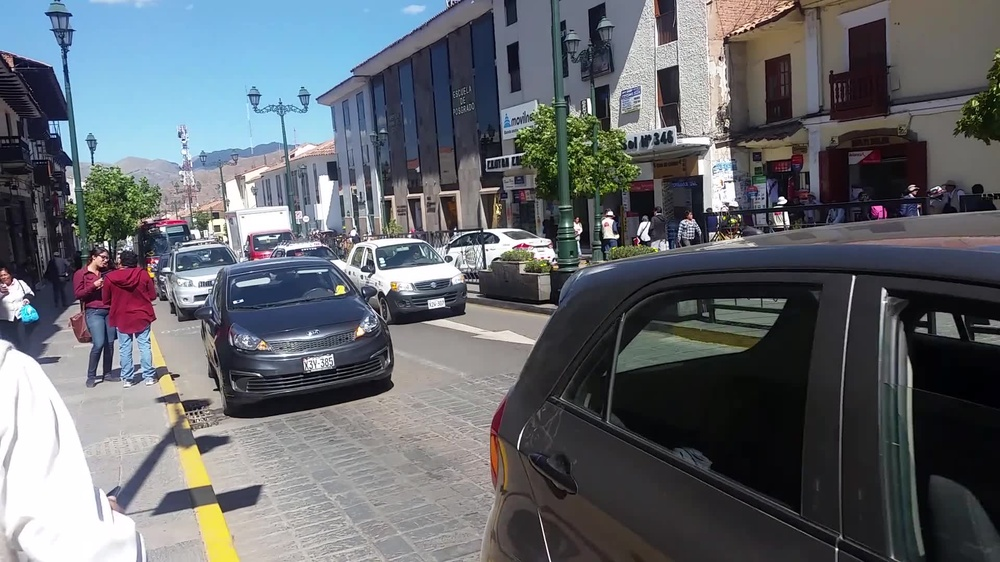
#> input picture Dataset Imagenes/00002.jpg, 1000 x 562 px, shrunk from 1920 x 1080 before the run
$ python SaliencyOptimization.py '../../Dataset Imagenes/00002.jpg'
#> lines starting #> are read from the running program, lines starting #| are printed output that depends on the picture
import sys
import cv2
import numpy as np
import math
import networkx as nx
import matplotlib.pyplot as plt

from slic_segmentation import *

from skimage.util import img_as_float
from skimage.color import rgb2gray
from skimage.color import gray2rgb
from skimage.color import rgb2lab
from skimage.segmentation import slic
import scipy.spatial.distance


def S(x1,x2,geodesic,sigma_clr=10):
	return math.exp(-pow(geodesic[x1,x2],2)/(2*sigma_clr*sigma_clr))

# [21 lines left out: functions compute_saliency_cost, path_length, not called in this run]

def make_graph(grid):
	# get unique labels
	vertices = np.unique(grid)

	# map unique labels to [1,...,num_labels]
	reverse_dict = dict(zip(vertices,np.arange(len(vertices))))
	grid = np.array([reverse_dict[x] for x in grid.flat]).reshape(grid.shape)

	# create edges
	down = np.c_[grid[:-1, :].ravel(), grid[1:, :].ravel()]
	right = np.c_[grid[:, :-1].ravel(), grid[:, 1:].ravel()]
	all_edges = np.vstack([right, down])
	all_edges = all_edges[all_edges[:, 0] != all_edges[:, 1], :]
	all_edges = np.sort(all_edges,axis=1)
	num_vertices = len(vertices)
	edge_hash = all_edges[:,0] + num_vertices * all_edges[:, 1]
	# find unique connections
	edges = np.unique(edge_hash)
	# undo hashing

	edges = [[vertices[x%num_vertices],
			  vertices[x//num_vertices]] for x in edges]

	return vertices, edges


def get_saliency_rbd(img_path):

	# Saliency map calculation based on:
	# Saliency Optimization from Robust Background Detection, Wangjiang Zhu, Shuang Liang, Yichen Wei and Jian Sun, IEEE Conference on Computer Vision and Pattern Recognition (CVPR), 2014

#> called with img_path = '../../Dataset Imagenes/00002.jpg'
	img = cv2.imread(img_path)
#> img is the input picture: shape (562, 1000, 3); mean B, G, R 108.5, 102.9, 98.9
	img = rgb2gray(img)
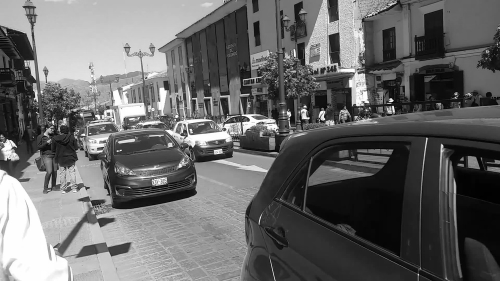
#> img: shape (562, 1000) float64 (shown at 1/2 size); min 0, max 1, mean 0.407
	if len(img.shape) != 3: # got a grayscale image
		img = gray2rgb(img)
#> img: shape (562, 1000, 3) float64

	img_lab = img_as_float(rgb2lab(img))
#> img_lab: shape (562, 1000, 3) float64; mean of channels 0, 1, 2 42.2, 0, 0

	img_rgb = img_as_float(img)

	img_gray = img_as_float(rgb2gray(img))
	# [4 lines of commented-out code are left out]
	segments_slic=slic(img_rgb, n_segments=10	, compactness=15, sigma=1, enforce_connectivity=False)
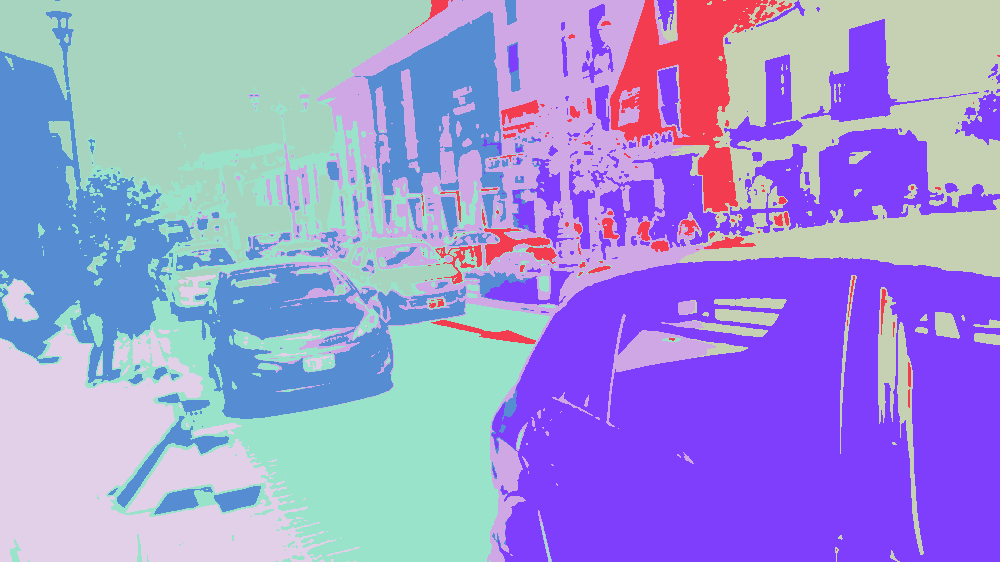
#> segments_slic: shape (562, 1000) int64; 8 distinct labels, from 1 to 8; one colour per label, 0 black
	# print 'hello'
	num_segments = len(np.unique(segments_slic))
#> num_segments = 8

	nrows, ncols = segments_slic.shape
	max_dist = math.sqrt(nrows*nrows + ncols*ncols)

	grid = segments_slic

	(vertices,edges) = make_graph(grid)
#> in make_graph, `vertices = np.unique(grid)`: vertices = [1, 2, 3, 4, 5, 6, 7, 8]
#> in make_graph, `reverse_dict = dict(zip(vertices,np.arange(len(vertices))))`: reverse_dict = {1: 0, 2: 1, 3: 2, 4: 3, 5: 4, 6: 5, 7: 6, 8: 7}
#> in make_graph, `grid = np.array([reverse_dict[x] for x in grid.flat]).reshape(grid.sha..`:
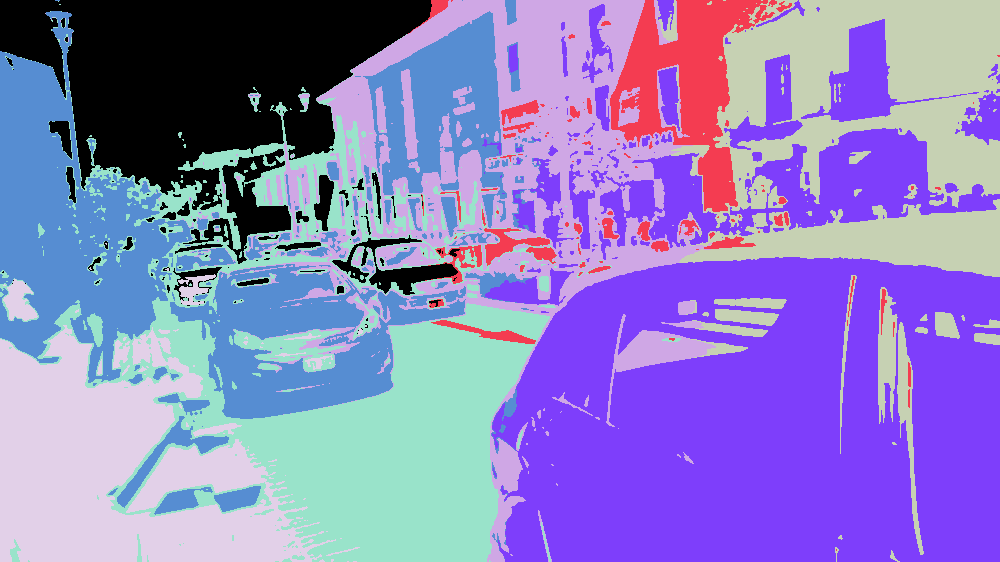
#> grid: shape (562, 1000) int64; 8 distinct labels, from 0 to 7; one colour per label, 0 black
#> in make_graph, `down = np.c_[grid[:-1, :].ravel(), grid[1:, :].ravel()]`: down = 561000 pairs, first value 0 to 7, second value 0 to 7
#> in make_graph, `right = np.c_[grid[:, :-1].ravel(), grid[:, 1:].ravel()]`: right = 561438 pairs, first value 0 to 7, second value 0 to 7
#> in make_graph, `all_edges = np.vstack([right, down])`: all_edges = 1122438 pairs, first value 0 to 7, second value 0 to 7
#> in make_graph, `all_edges = all_edges[all_edges[:, 0] != all_edges[:, 1], :]`: all_edges = 53820 pairs, first value 0 to 7, second value 0 to 7
#> in make_graph, `all_edges = np.sort(all_edges,axis=1)`: all_edges = 53820 pairs, first value 0 to 6, second value 1 to 7
#> in make_graph, `num_vertices = len(vertices)`: num_vertices = 8
#> in make_graph, `edges = np.unique(edge_hash)`: edges = 19 values from 8 to 62
#> in make_graph, `edges = [[vertices[x%num_vertices], vertices[x//num_vertices]] for x i..`: edges = [[1, 2], [1, 3], [2, 3], [2, 4], [3, 4], [1, 5], [1, 6], [2, 6], [3, 6], [4, 6], [5, 6], [1, 7], [3, 7], [5, 7], [6, 7], [3, 8], [4, 8], [6, 8], [7, 8]]
#> vertices = [1, 2, 3, 4, 5, 6, 7, 8]

	gridx, gridy = np.mgrid[:grid.shape[0], :grid.shape[1]]

	centers = dict()
	colors = dict()
	distances = dict()
	boundary = dict()

	for v in vertices:
		centers[v] = [gridy[grid == v].mean(), gridx[grid == v].mean()]
		colors[v] = np.mean(img_lab[grid==v],axis=0)

		x_pix = gridx[grid == v]
		y_pix = gridy[grid == v]

		if np.any(x_pix == 0) or np.any(y_pix == 0) or np.any(x_pix == nrows - 1) or np.any(y_pix == ncols - 1):
			boundary[v] = 1
		else:
			boundary[v] = 0
#> this loop made 8 passes
#> after the loop, boundary = {1: 1, 2: 1, 3: 1, 4: 1, 5: 1, 6: 1, 7: 1, 8: 1}; centers = {1: [212.9, 97.58], 2: [654.1, 123.7], 3: [508.2, 182.4], 4: [864.4, 157.2], 5: [119.6, 461.5], 6: [340.5, 379.8], 7: [230.9, 245.3], 8: [760.8, 364.3]}; colors = {1: [81.92, -0.00207, 0.00393], 2: [79.94, -0.00203, 0.00385], 3: [40.65, -0.0012, 0.00227], 4: [39.96, -0.00118, 0.00224], 5: [85.75, -0.00215, 0.00408], 6: [62.66, -0.00166, 0.00316], 7: [22.03, -0.00079, 0.0015], 8: [11.87, -0.000517, 0.00098]}

	G = nx.Graph()

	#buid the graph
	for edge in edges:
		pt1 = edge[0]
		pt2 = edge[1]
		color_distance = scipy.spatial.distance.euclidean(colors[pt1],colors[pt2])
		G.add_edge(pt1, pt2, weight=color_distance )
#> this loop made 19 passes
#> (pt1, pt2, color_distance) on passes 1 to 8: (1, 2, 1.98), (1, 3, 41.27), (2, 3, 39.29), (2, 4, 39.98), (3, 4, 0.693), (1, 5, 3.84), (1, 6, 19.26), (2, 6, 17.28)

	#add a new edge in graph if edges are both on boundary
	for v1 in vertices:
		if boundary[v1] == 1:
			for v2 in vertices:
				if boundary[v2] == 1:
					color_distance = scipy.spatial.distance.euclidean(colors[v1],colors[v2])
					G.add_edge(v1,v2,weight=color_distance)

	geodesic = np.zeros((len(vertices),len(vertices)),dtype=float)
	spatial = np.zeros((len(vertices),len(vertices)),dtype=float)
	smoothness = np.zeros((len(vertices),len(vertices)),dtype=float)
	adjacency = np.zeros((len(vertices),len(vertices)),dtype=float)

	sigma_clr = 10.0
	sigma_bndcon = 1.0
	sigma_spa = 0.25
	mu = 0.1

	all_shortest_paths_color = nx.shortest_path(G,source=None,target=None,weight='weight')

	for v1 in vertices:
		for v2 in vertices:
			if v1 == v2:
				geodesic[v1,v2] = 0
				spatial[v1,v2] = 0
				smoothness[v1,v2] = 0
			else:
				geodesic[v1,v2] = path_length(all_shortest_paths_color[v1][v2],G)
				spatial[v1,v2] = scipy.spatial.distance.euclidean(centers[v1],centers[v2]) / max_dist
				smoothness[v1,v2] = math.exp( - (geodesic[v1,v2] * geodesic[v1,v2])/(2.0*sigma_clr*sigma_clr)) + mu
#> this loop made 1 pass

	for edge in edges:
		pt1 = edge[0]
		pt2 = edge[1]
		adjacency[pt1,pt2] = 1
		adjacency[pt2,pt1] = 1

	for v1 in vertices:
		for v2 in vertices:
			smoothness[v1,v2] = adjacency[v1,v2] * smoothness[v1,v2]

	area = dict()
	len_bnd = dict()
	bnd_con = dict()
	w_bg = dict()
	ctr = dict()
	wCtr = dict()

	for v1 in vertices:
		area[v1] = 0
		len_bnd[v1] = 0
		ctr[v1] = 0
		for v2 in vertices:
			d_app = geodesic[v1,v2]
			d_spa = spatial[v1,v2]
			w_spa = math.exp(- ((d_spa)*(d_spa))/(2.0*sigma_spa*sigma_spa))
			area_i = S(v1,v2,geodesic)
			area[v1] += area_i
			len_bnd[v1] += area_i * boundary[v2]
			ctr[v1] += d_app * w_spa
		bnd_con[v1] = len_bnd[v1] / math.sqrt(area[v1])
		w_bg[v1] = 1.0 - math.exp(- (bnd_con[v1]*bnd_con[v1])/(2*sigma_bndcon*sigma_bndcon))

	for v1 in vertices:
		wCtr[v1] = 0
		for v2 in vertices:
			d_app = geodesic[v1,v2]
			d_spa = spatial[v1,v2]
			w_spa = math.exp(- (d_spa*d_spa)/(2.0*sigma_spa*sigma_spa))
			wCtr[v1] += d_app * w_spa *  w_bg[v2]

	# normalise value for wCtr

	min_value = min(wCtr.values())
	max_value = max(wCtr.values())

	minVal = [key for key, value in wCtr.items() if value == min_value]
	maxVal = [key for key, value in wCtr.items() if value == max_value]

	for v in vertices:
		wCtr[v] = (wCtr[v] - min_value)/(max_value - min_value)

	img_disp1 = img_gray.copy()
	img_disp2 = img_gray.copy()

	x = compute_saliency_cost(smoothness,w_bg,wCtr)

	for v in vertices:
		img_disp1[grid == v] = x[v]

	img_disp2 = img_disp1.copy()
	sal = np.zeros((img_disp1.shape[0],img_disp1.shape[1],3))

	sal = img_disp2
	sal_max = np.max(sal)
	sal_min = np.min(sal)
	sal = 255 * ((sal - sal_min) / (sal_max - sal_min))

	return sal


if __name__ == '__main__':
    filename=sys.argv[1];
#> (the run stopped early here; a loop or call above may not have finished)

$ run again, on Dataset Imagenes/00005.jpg
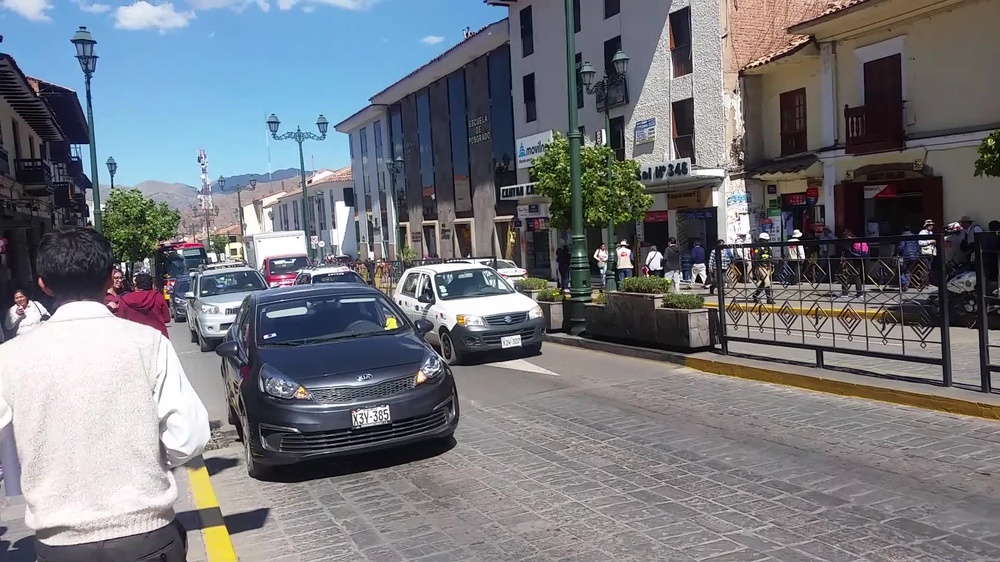
#> input picture Dataset Imagenes/00005.jpg, 1000 x 562 px, shrunk from 1920 x 1080 before the run
#> in get_saliency_rbd, img is the input picture: shape (562, 1000, 3); mean B, G, R 125.4, 119, 116.5
#> img_lab: shape (562, 1000, 3) float64; mean of channels 0, 1, 2 49.2, 0, 0
#> in get_saliency_rbd, `segments_slic=slic(img_rgb, n_segments=10	, compactness=15, sigma=1, e..`:
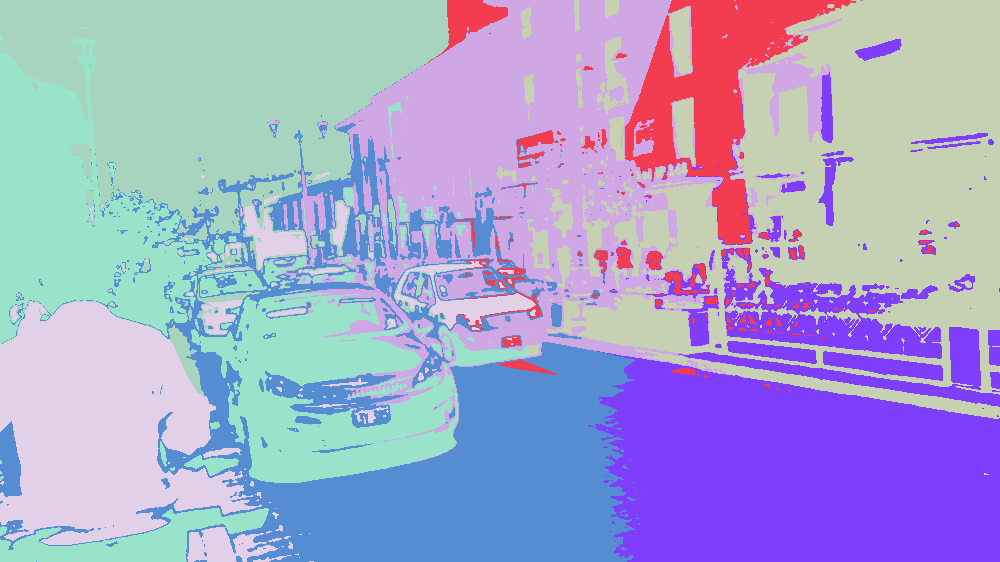
#> segments_slic: shape (562, 1000) int64; 8 distinct labels, from 1 to 8; one colour per label, 0 black
#> num_segments = 8
#> in make_graph, `vertices = np.unique(grid)`: vertices = [1, 2, 3, 4, 5, 6, 7, 8]
#> reverse_dict = {1: 0, 2: 1, 3: 2, 4: 3, 5: 4, 6: 5, 7: 6, 8: 7}
#> in make_graph, `grid = np.array([reverse_dict[x] for x in grid.flat]).reshape(grid.sha..`:
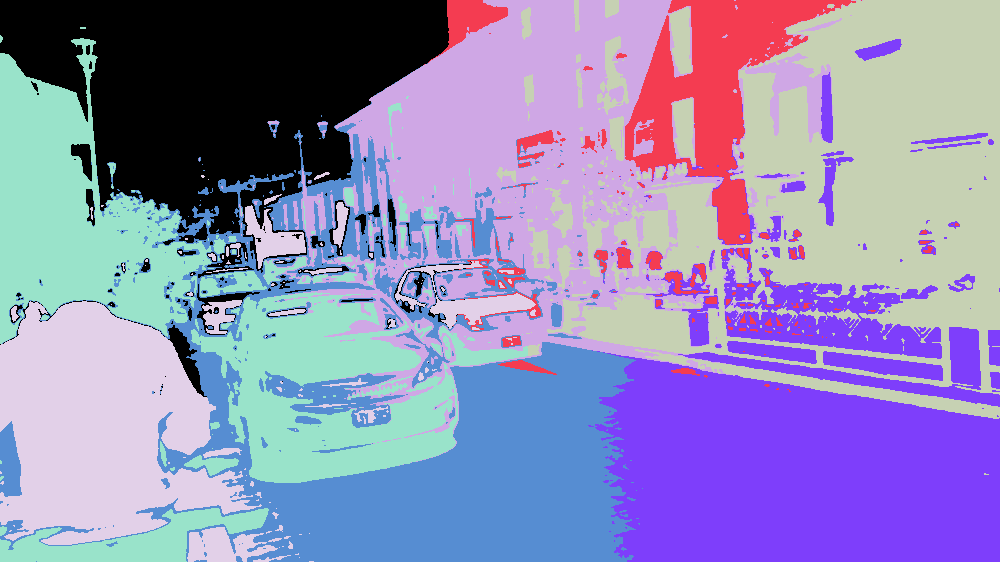
#> grid: shape (562, 1000) int64; 8 distinct labels, from 0 to 7; one colour per label, 0 black
#> down = 561000 pairs, first value 0 to 7, second value 0 to 7
#> right = 561438 pairs, first value 0 to 7, second value 0 to 7
#> in make_graph, `all_edges = np.vstack([right, down])`: all_edges = 1122438 pairs, first value 0 to 7, second value 0 to 7
#> in make_graph, `all_edges = all_edges[all_edges[:, 0] != all_edges[:, 1], :]`: all_edges = 54985 pairs, first value 0 to 7, second value 0 to 7
#> in make_graph, `all_edges = np.sort(all_edges,axis=1)`: all_edges = 54985 pairs, first value 0 to 6, second value 1 to 7
#> num_vertices = 8
#> in make_graph, `edges = np.unique(edge_hash)`: edges = 20 values from 8 to 62
#> in make_graph, `edges = [[vertices[x%num_vertices], vertices[x//num_vertices]] for x i..`: edges = [[1, 2], [1, 3], [2, 3], [2, 4], [3, 4], [1, 5], [2, 5], [1, 6], [3, 6], [4, 6], [5, 6], [1, 7], [2, 7], [3, 7], [5, 7], [6, 7], [2, 8], [3, 8], [4, 8], [7, 8]]
#> in get_saliency_rbd, `(vertices,edges) = make_graph(grid)`: vertices = [1, 2, 3, 4, 5, 6, 7, 8]
#> the loop in get_saliency_rbd, `for v in vertices:` made 8 passes
#> after the loop in get_saliency_rbd, `for v in vertices:`: boundary = {1: 1, 2: 1, 3: 1, 4: 1, 5: 1, 6: 1, 7: 1, 8: 1}; centers = {1: [222.8, 101.6], 2: [679.9, 117], 3: [526.1, 170.1], 4: [830.5, 192.3], 5: [140, 412.4], 6: [196.9, 319.1], 7: [408.7, 416.8], 8: [808, 429]}; colors = {1: [76.56, -0.00196, 0.00371], 2: [74.2, -0.00191, 0.00362], 3: [32.94, -0.00103, 0.00196], 4: [20.15, -0.000724, 0.00137], 5: [91.29, -0.00227, 0.0043], 6: [21.44, -0.000773, 0.00146], 7: [58.88, -0.00158, 0.003], 8: [54.83, -0.0015, 0.00284]}
#> the loop in get_saliency_rbd, `for edge in edges:` made 20 passes
#> (pt1, pt2, color_distance) on passes 1 to 8: (1, 2, 2.36), (1, 3, 43.62), (2, 3, 41.26), (2, 4, 54.05), (3, 4, 12.78), (1, 5, 14.73), (2, 5, 17.09), (1, 6, 55.12)
#> the loop in get_saliency_rbd, `for v1 in vertices:` made 8 passes
#> the loop in get_saliency_rbd, `for v1 in vertices:` made 1 pass

$ run again, on Dataset Imagenes/00006.jpg
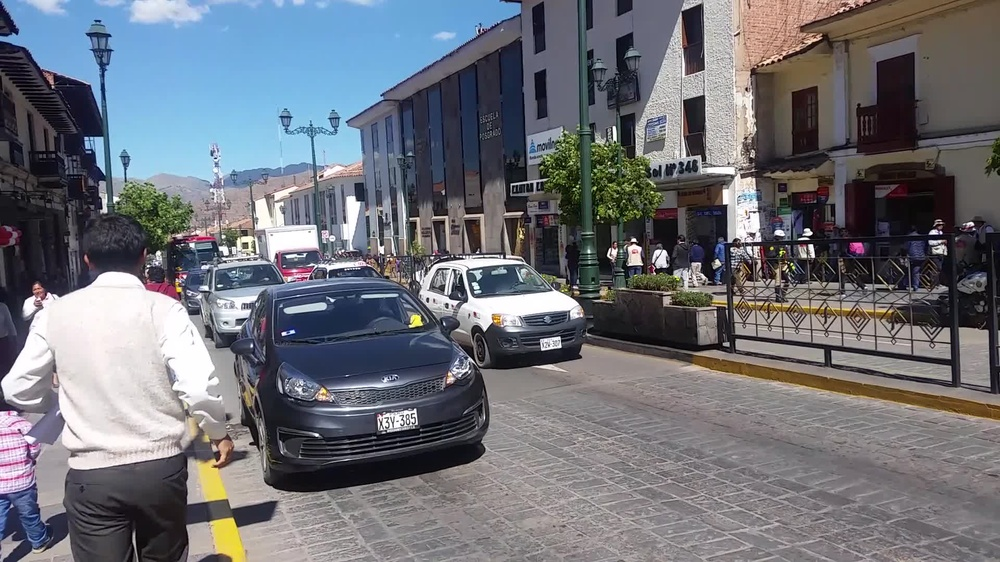
#> input picture Dataset Imagenes/00006.jpg, 1000 x 562 px, shrunk from 1920 x 1080 before the run
#> in get_saliency_rbd, img is the input picture: shape (562, 1000, 3); mean B, G, R 119.9, 112.8, 110.5
#> img_lab: shape (562, 1000, 3) float64; mean of channels 0, 1, 2 46.8, 0, 0
#> in get_saliency_rbd, `segments_slic=slic(img_rgb, n_segments=10	, compactness=15, sigma=1, e..`:
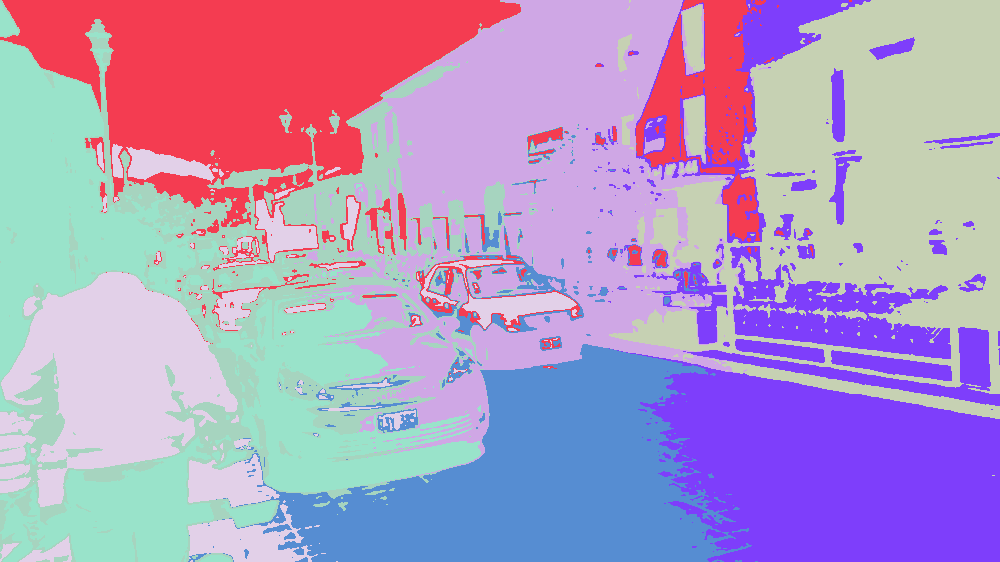
#> segments_slic: shape (562, 1000) int64; 8 distinct labels, from 1 to 8; one colour per label, 0 black
#> num_segments = 8
#> in make_graph, `vertices = np.unique(grid)`: vertices = [1, 2, 3, 4, 5, 6, 7, 8]
#> reverse_dict = {1: 0, 2: 1, 3: 2, 4: 3, 5: 4, 6: 5, 7: 6, 8: 7}
#> in make_graph, `grid = np.array([reverse_dict[x] for x in grid.flat]).reshape(grid.sha..`:
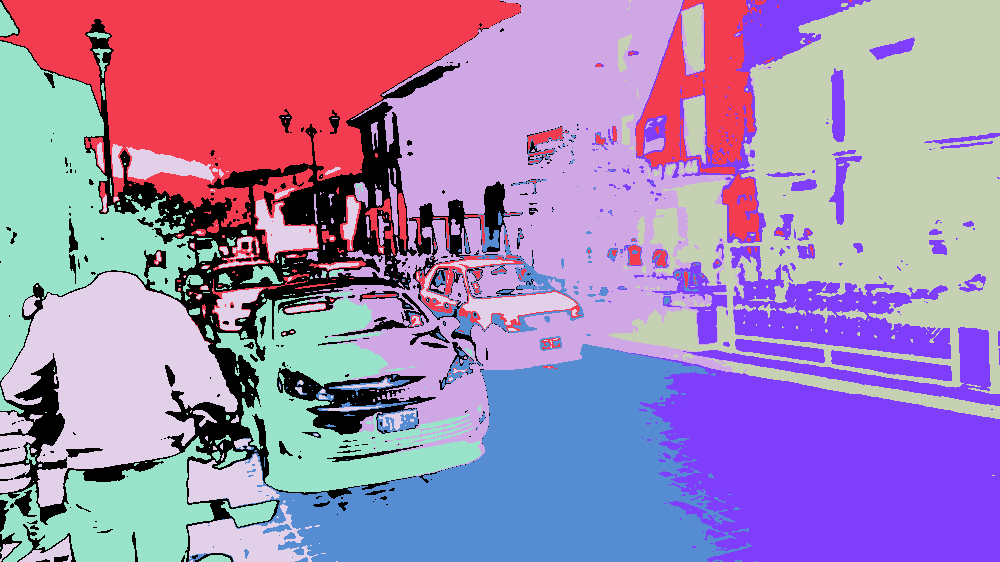
#> grid: shape (562, 1000) int64; 8 distinct labels, from 0 to 7; one colour per label, 0 black
#> down = 561000 pairs, first value 0 to 7, second value 0 to 7
#> right = 561438 pairs, first value 0 to 7, second value 0 to 7
#> in make_graph, `all_edges = np.vstack([right, down])`: all_edges = 1122438 pairs, first value 0 to 7, second value 0 to 7
#> in make_graph, `all_edges = all_edges[all_edges[:, 0] != all_edges[:, 1], :]`: all_edges = 57313 pairs, first value 0 to 7, second value 0 to 7
#> in make_graph, `all_edges = np.sort(all_edges,axis=1)`: all_edges = 57313 pairs, first value 0 to 6, second value 1 to 7
#> num_vertices = 8
#> in make_graph, `edges = np.unique(edge_hash)`: edges = 17 values from 8 to 62
#> in make_graph, `edges = [[vertices[x%num_vertices], vertices[x//num_vertices]] for x i..`: edges = [[1, 2], [1, 3], [2, 3], [3, 4], [1, 5], [2, 5], [1, 6], [3, 6], [1, 7], [2, 7], [3, 7], [5, 7], [6, 7], [2, 8], [3, 8], [4, 8], [7, 8]]
#> in get_saliency_rbd, `(vertices,edges) = make_graph(grid)`: vertices = [1, 2, 3, 4, 5, 6, 7, 8]
#> the loop in get_saliency_rbd, `for v in vertices:` made 8 passes
#> after the loop in get_saliency_rbd, `for v in vertices:`: boundary = {1: 1, 2: 1, 3: 1, 4: 1, 5: 1, 6: 1, 7: 1, 8: 1}; centers = {1: [262.3, 298.1], 2: [330.5, 95.12], 3: [531.8, 195.7], 4: [859.4, 184.8], 5: [168.9, 376.1], 6: [164.2, 335.6], 7: [528.2, 464.5], 8: [827.1, 386.7]}; colors = {1: [48.46, -0.00136, 0.00259], 2: [76.33, -0.00195, 0.0037], 3: [26.88, -0.000898, 0.0017], 4: [21, -0.000743, 0.00141], 5: [87.62, -0.00219, 0.00416], 6: [17.76, -0.000688, 0.0013], 7: [58.95, -0.00159, 0.00301], 8: [54.26, -0.00149, 0.00282]}
#> the loop in get_saliency_rbd, `for edge in edges:` made 17 passes
#> (pt1, pt2, color_distance) on passes 1 to 8: (1, 2, 27.87), (1, 3, 21.58), (2, 3, 49.46), (3, 4, 5.88), (1, 5, 39.16), (2, 5, 11.29), (1, 6, 30.7), (3, 6, 9.12)
#> the loop in get_saliency_rbd, `for v1 in vertices:` made 8 passes
#> the loop in get_saliency_rbd, `for v1 in vertices:` made 1 pass
